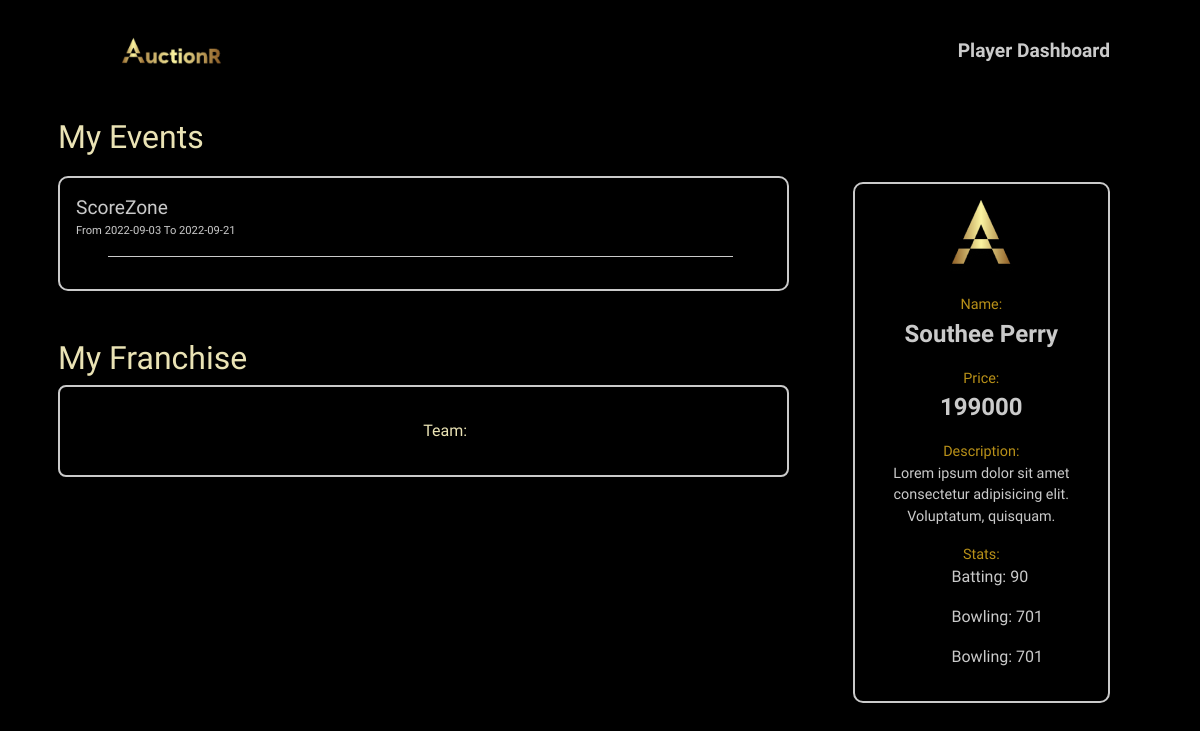
The page /playerdashboard.php?uname=kingJames on the database its author committed.
### tables this page shows
create table Event (EventID varchar(10) primary key,  
                    EName varchar(20) not null,  
                    MaxForiegnPlayers int not null, 
                    MaxHomePlayers int not null, 
                    EGender varchar(11) not null, 
                    ENationality varchar(20) not null, 
                    SportsID varchar(5) not null, 
                    EventStart date not null,
                    EventEnd date not null,
                    foreign key(SportsID) references Sports(SportsID));

create table PlayerData (PlayerID varchar(5)primary key,  
                         Username varchar(20) unique not null,  
                         SportsID varchar(5) not null,  
                         FranchiseID varchar(10),  
                         PGender varchar(6) not null,  
                         PNationality varchar(20) not null,  
                         Price bigint not null,  
                         DOB date not null,
                         verified varchar(3),  
                         foreign key(Username) references Person(Username));

create table Person (Username varchar(20) primary key,  
                    FirstName varchar(15) not null,  
                    LastName varchar(15)  not null, 
                    foreign key(Username) references Login(Username));

### src/playerdashboard.php (the view, shortened to what this page needs)
<!DOCTYPE html>
<html lang="en">
  <head>
    <link
      rel="stylesheet"
      href="https://cdnjs.cloudflare.com/ajax/libs/twitter-bootstrap/5.0.1/css/bootstrap.min.css"
    />
    <link
      rel="stylesheet"
      href="https://cdnjs.cloudflare.com/ajax/libs/font-awesome/5.15.3/css/all.min.css"
    />
    <link rel="stylesheet" href="./css/auctionr.css" />
    <link rel="stylesheet" href="./css/playerdash.css" />
  </head>
  <body>
    <?php
      $db = mysqli_connect('localhost', 'root', '','auctionr');
      $player = $_GET['uname'];
      $sql = "SELECT * FROM Event WHERE EventID IN (SELECT EventID FROM PlayerEvent WHERE PlayerID = (SELECT PlayerID FROM PlayerData WHERE Username='".$player."'))";
      $cureventdata = mysqli_query($db, $sql);
      $sql = "SELECT * FROM PlayerData WHERE Username='".$player."'";
      $pldatares = mysqli_query($db, $sql);
    ?>
    <div class="container">
      <div class="dash-nav-play-prof">
        <img
          src="../public/Logo2.png"
          height="70px"
          width="auto"
          alt="AuctionR"
        />
        <div>Player Dashboard</div>
      </div>
      <div class="dash-main">
        <div class="dash-data">
          <div class="my-events">
            <h2>My Events</h2>
            <div class="event-data">
              <?php
                if($cureventdata){
                  while($cdata = mysqli_fetch_assoc($cureventdata)){
              ?>
              <a a href = <?php echo "eventdisplay.php?eid=".$cdata['EventID']; ?> >
              <div class="event-card">
                <div class="event-card-title">
                  <?php echo $cdata['EName'];?>
                </div>
                <div class="event-card-date">From <?php echo substr($cdata['EventStart'], 0, 10);?> To <?php echo substr($cdata['EventEnd'], 0, 10);?></div>
              </div>
                  </a>
              <div class="event-divider"></div>
              <?php
                  }
                }
              ?>
            </div>
          </div>
          <div class="my-franchise">
            <h2>My Franchise</h2>
            <div class="franchise-box">
              <div class="fran-box-sub">
                <div class="fran-box-info">
                  Team:
                </div>
              </div>
            </div>
          </div>
        </div>
        <div class="dash-play-prof">
          <div class="prof-img">
            <img src="../public/LogoA.png" alt="Logog" />
          </div>
          <?php
          if($pldatares){
            while($pldata = mysqli_fetch_assoc($pldatares)){
          ?>
          <div class="play-prof-info">Name:</div>
          <?php
                  $namesql = "SELECT * FROM Person WHERE Username='".$player."'";
                  $namedataresult = mysqli_query($db, $namesql);
                if($namedataresult){
                  while($ndata = mysqli_fetch_assoc($namedataresult)){
          ?>
          <div class="play-prof-name">
            <?php echo $ndata['FirstName']." ".$ndata['LastName']; ?>
          </div>
          <?php
            }
          }
          ?>
          <div class="play-prof-info">Price:</div>
          <div class="play-prof-name"><?php echo $pldata['Price']; ?></div>
          <div class="play-prof-info">Description:</div>
          <div class="play-prof-desc">
            Lorem ipsum dolor sit amet consectetur adipisicing elit. Voluptatum,
            quisquam.
          </div>
          <?php
            }
          }
          ?>
          <div class="play-prof-info">Stats:</div>
          <div class="play-prof-stat">
            <ul>
              <p>Batting: 90</p>
              <p>Bowling: 701</p>
              <p>Bowling: 701</p>
            </ul>
          </div>
        </div>
      </div>
    </div>
  </body>
</html>

### src/css/auctionr.css (style rules this page uses)
:root { --c1: #000000; --c2: #e6b41ecc; --c3: #cacaca; --c4: #eae3b5; --f1: "Catamaran", sans-serif; --f2: "Montserrat Alternates", sans-serif; --f3: "Martel Sans", sans-serif; }
body, html { margin: 0; padding: 0.5rem 0 0.5rem 0; box-sizing: border-box; }
body { background: var(--c1); font-family: var(--f3); color: var(--c4); }
a { color: var(--c4); text-decoration: none; }
a { text-shadow: 0px 0px 3px rgba(117, 117, 117, 0.12); color: var(--c3); text-decoration: none; }

### src/css/playerdash.css (style rules this page uses)
:root { --c1: #000000; --c2: #e6b41ecc; --c3: #cacaca; --c4: #eae3b5; --f1: "Catamaran", sans-serif; --f2: "Montserrat Alternates", sans-serif; --f3: "Martel Sans", sans-serif; }
.dash-nav-play-prof { display: flex; justify-content: space-between; align-items: center; padding: 0 3rem; font-weight: 800; font-size: 1.2rem; color: var(--c3); flex-direction: row; }
.dash-main { display: flex; }
.dash-data { display: flex; flex-direction: column; width: 100% }
.dash-play-prof { display: flex; flex-direction: column; align-items: center; justify-content: center; margin-top: 2rem; width: 30vw; margin: 6rem 3rem 2rem 3rem; border:2px solid var(--c3); border-radius: 10px; padding: 1rem; height: fit-content; color: var(--c3); }
.event-data { display: flex; flex-direction: column; align-items: flex-start; justify-content: center; margin-top: 20px; border: 2px solid var(--c3); border-radius: 10px; padding: 1rem; }
.my-events { margin: 2rem 1rem 1rem 1rem; }
.event-divider { width: 90%; margin: 1rem 2rem; border-bottom: 1px solid var(--c3); }
.event-card { width: 100%; }
.event-card-title { font-family: var(--f2); font-size: 1.2rem; color: var(--c3); font-weight: 500; }
.event-card-date { font-family: var(--f2); font-size: .7rem; color: var(--c3); }
.play-prof-info { color: var(--c2); font-family: var(--f2); font-size: .9rem; margin-top: 1rem; }
.play-prof-name, .play-prof-budget { font-size: 1.5rem; font-weight: bold; color: var(--c3); }
.play-prof-desc { font-size: .9rem; color: var(--c3); text-align: center; }
.my-franchise { display: flex; flex-direction: column; align-items: flex-start; margin: 2rem 1rem; }
.franchise-box { width: 100%; padding: 1rem; border: 2px solid var(--c3); border-radius: .5rem; display: flex; align-items: center; }
.fran-box-sub { width: 50%; }
.fran-box-info { margin: 1rem 0 0 0; }

### rows shown on the page
event: EName "ScoreZone", EventStart "2022-09-03", EventEnd "2022-09-21"
playerdata: Price "199000"
person: FirstName "Southee", LastName "Perry"
